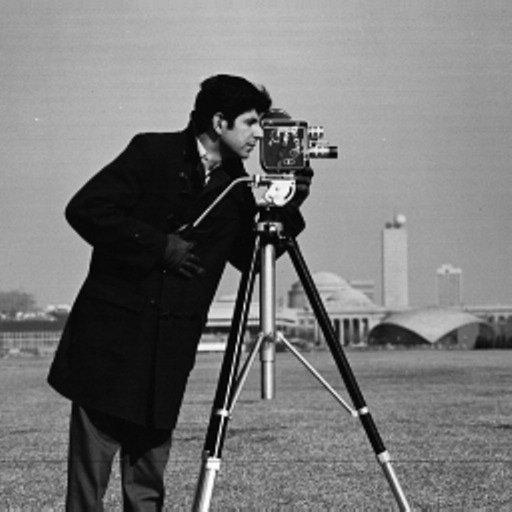
#> input picture img_grayscale.jpg, 512 x 512 px
$ jupyter execute '006 Global_Local_Thresholds.ipynb'   (shell and % lines are left out)
#> lines starting #> are read from the running program, lines starting #| are printed output that depends on the picture; after the words box and inside, x2 and y2 are one past the last pixel; in counts of white or black regions, pixels touching at a corner belong together
[cell 1]
# แปลงให้เกิดภาพขอบเพื่อนับ

[cell 2]
import numpy as np
import matplotlib.pyplot as plt

def show_image(image, title=None, vmin=0, vmax=255):
    plt.imshow(image, cmap='gray', vmin=vmin, vmax=vmax)
    plt.axis('off')
    plt.title(title)

### 1. Global Threshold

[cell 3]
#โหลดภาพ
img_gray = plt.imread('img_grayscale.jpg')
#> img_gray is the input picture: shape (512, 512); min 0, max 255, mean 118.4
show_image(img_gray, 'Original')

[cell 4]
# คำนวณหาค่า threshold โดยใช้ Otsu's method

# Import Otsu's threshold function
from skimage.filters import threshold_otsu

# คำนวณค่า threshold
thresh = threshold_otsu(img_gray)
#> thresh = 87

# threshold
img_bw = img_gray > thresh
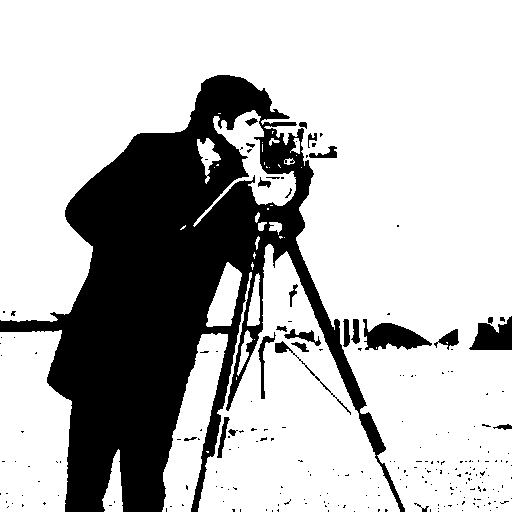
#> img_bw: shape (512, 512) bool; 73.6% white; 226 black regions (201 under 20 px), largest, box (x1, y1, x2, y2) and area: (0, 75, 405, 512) 64100, (363, 319, 432, 350) 1193, (469, 316, 512, 350) 950

# แสดงผล
print(thresh)
#| 87
show_image(img_bw, 'Otsu', vmin=0, vmax=1)

### 2. Local (Adaptive) threshold

[cell 5]
#ทดลองกับภาพที่สีของ background ไม่ค่อยคงที่
from skimage import data
img_page = data.page()
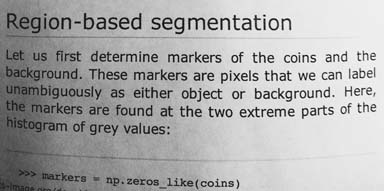
#> input picture skimage.data.page(), 384 x 191 px
#> img_page is the input picture: shape (191, 384); min 0, max 255, mean 171.5
show_image(img_page)

**2.1 Global thresholding**

[cell 6]
# คำนวณหาค่า threshold โดยใช้ Otsu's method

# Import Otsu's threshold function
from skimage.filters import threshold_otsu

# คำนวณค่า threshold
thresh = threshold_otsu(img_page)
#> thresh = 157

# threshold
img_bw_global = img_page > thresh
#> img_bw_global: shape (191, 384) bool; 63.8% white; 230 black regions (114 under 20 px), largest, box (x1, y1, x2, y2) and area: (0, 0, 198, 191) 20325, (99, 51, 137, 66) 231, (130, 86, 158, 99) 185

# แสดงผล
print(thresh)
#| 157
show_image(img_bw_global, 'Global', vmin=0, vmax=1)

**2.2 Local thresholding**

[cell 7]
# คำนวณหาค่า local thresholds

# Import the local threshold function
from skimage.filters import threshold_local

# ตั้งค่าขนาดของ block ที่เราจะใช้ในการคำนวณ local threshold
block_size = 31

# คำนวณค่า local thresholds
local_thresh = threshold_local(img_page, block_size, offset=10)
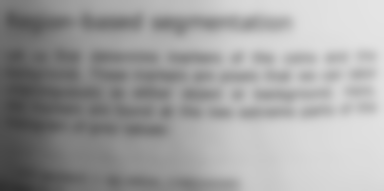
#> local_thresh: shape (191, 384) float64; min 48.49, max 229, mean 161.5

# threshold
img_bw_local = img_page > local_thresh
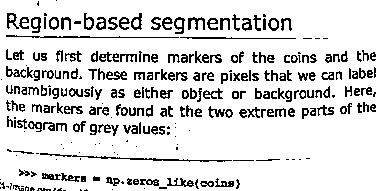
#> img_bw_local: shape (191, 384) bool; 86% white; black in thin lines or dots

# แสดงผล
print(img_page.shape)
#| (191, 384)
print(local_thresh.shape)
#| (191, 384)
show_image(img_bw_local, 'Local', vmin=0, vmax=1)

# แบบฝึกหัด

**ทดลอง segment รูปเหรียญ โดยใช้วิธี Global และ Local threshold**
<br> เติมคำสั่งในช่องว่างให้ถูกต้อง

### เฉลย

[cell 8]
import numpy as np
import matplotlib.pyplot as plt

def show_image(image, title=None, vmin=0, vmax=255):
    plt.imshow(image, cmap='gray', vmin=vmin, vmax=vmax)
    plt.axis('off')
    plt.title(title)

#โหลดและแสดงรูปภาพ coins จาก skimage.data
from skimage import data
img_coins = data.coins()
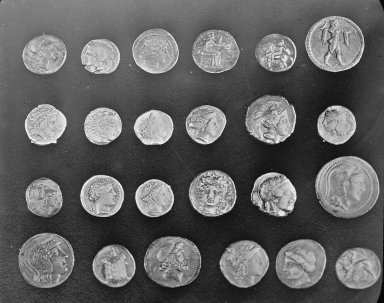
#> input picture skimage.data.coins(), 384 x 303 px
#> img_coins is the input picture: shape (303, 384); min 1, max 252, mean 96.9
show_image(img_coins, 'original')

[cell 9]
#ลองดู histogram
plt.hist(img_coins.ravel(), bins=256, range=(0,255))
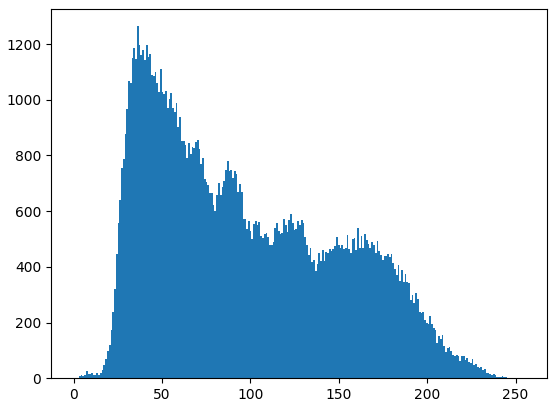
#> figure drawn by matplotlib, 1 panel; tallest bar 1264 high, from x = 35.86 to 36.86

[cell 10]
# 1. Global threshold : โดยใช้ Otsu's method
from skimage.filters import threshold_otsu

thresh = threshold_otsu(img_coins)
#> thresh = 107
img_otsu = img_coins > thresh
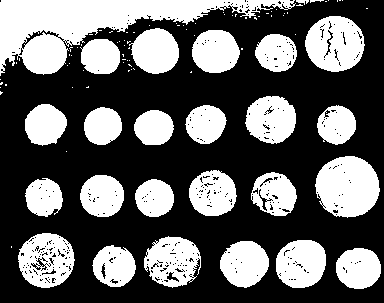
#> img_otsu: shape (303, 384) bool; 38.8% white; 96 white regions (70 under 20 px), largest, box (x1, y1, x2, y2) and area: (0, 0, 296, 76) 8792, (315, 156, 380, 218) 3062, (305, 16, 365, 72) 2459
show_image(img_otsu, 'Otsu', vmin=0, vmax=1)

[cell 11]
# 2. Local threshold
from skimage.filters import threshold_local

block_size = 19
local_thresh = threshold_local(img_coins, block_size, offset=10)
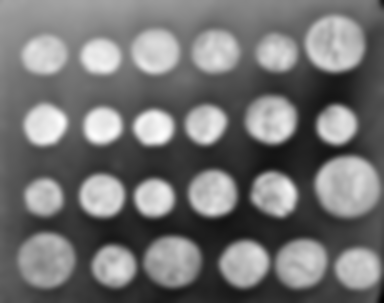
#> local_thresh: shape (303, 384) float64; min -0.193, max 192.4, mean 86.9; drawn with min black and max white
img_local = img_coins > local_thresh
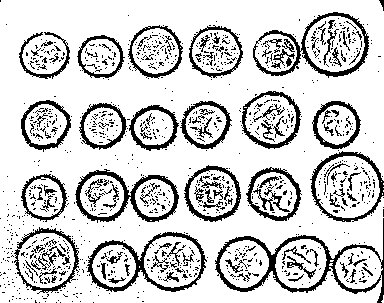
#> img_local: shape (303, 384) bool; 81.1% white; 1138 black regions (1030 under 20 px), largest, box (x1, y1, x2, y2) and area: (215, 218, 384, 303) 1875, (87, 232, 207, 292) 1288, (75, 169, 179, 223) 1262
show_image(img_local, 'Local', vmin=0, vmax=1)

[cell 12]
#แสดงภาพ invert
show_image(1-img_local, 'Inverted Local', vmin=0, vmax=1)
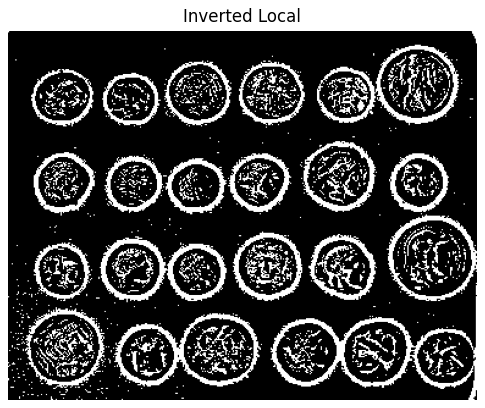
#> figure drawn by matplotlib, 1 panel
